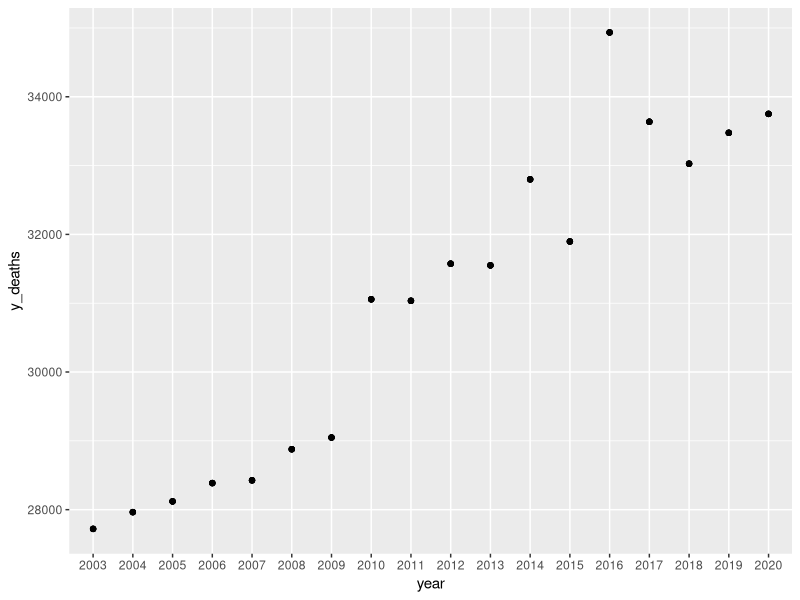
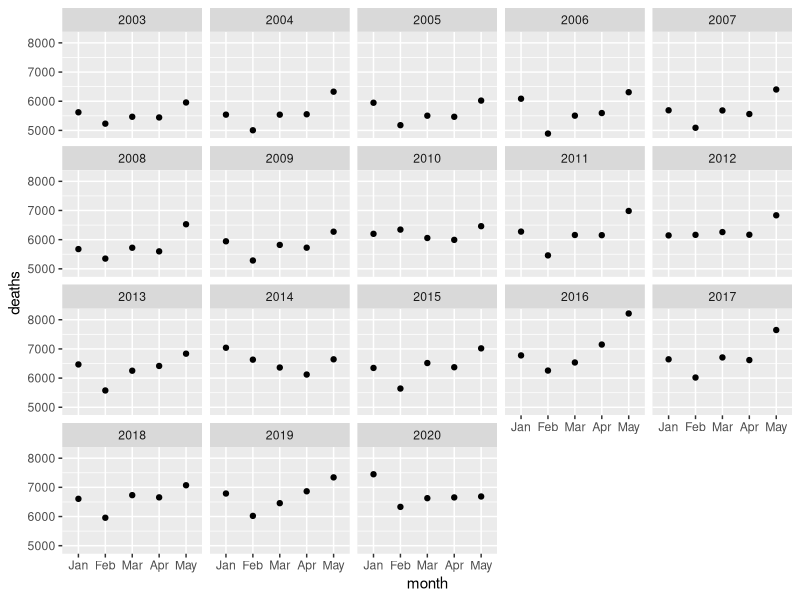
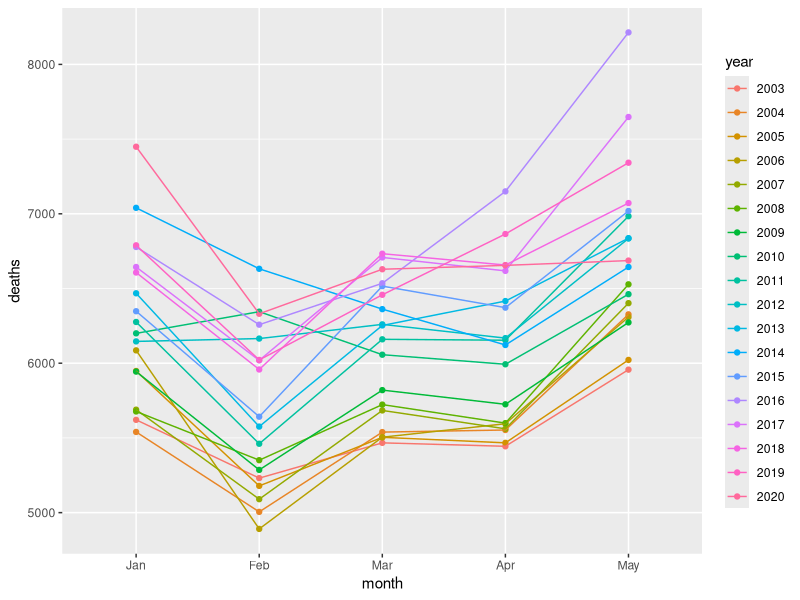
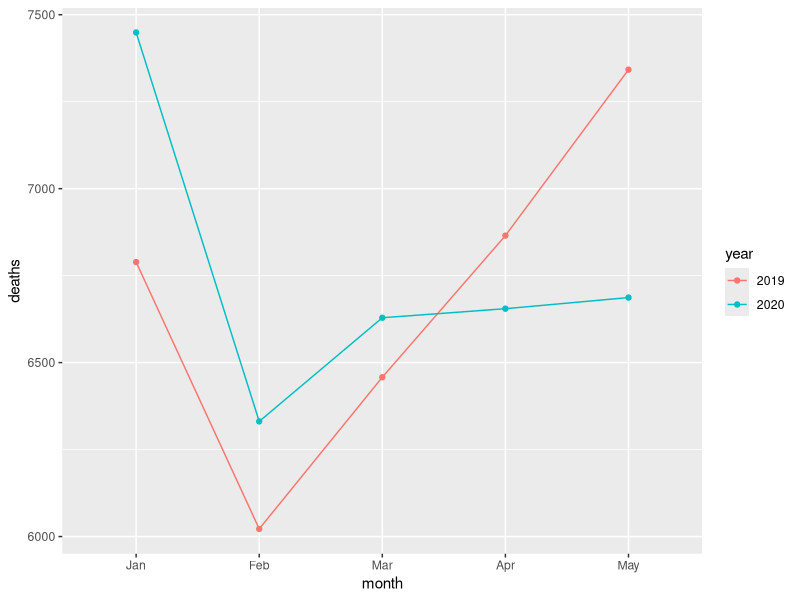
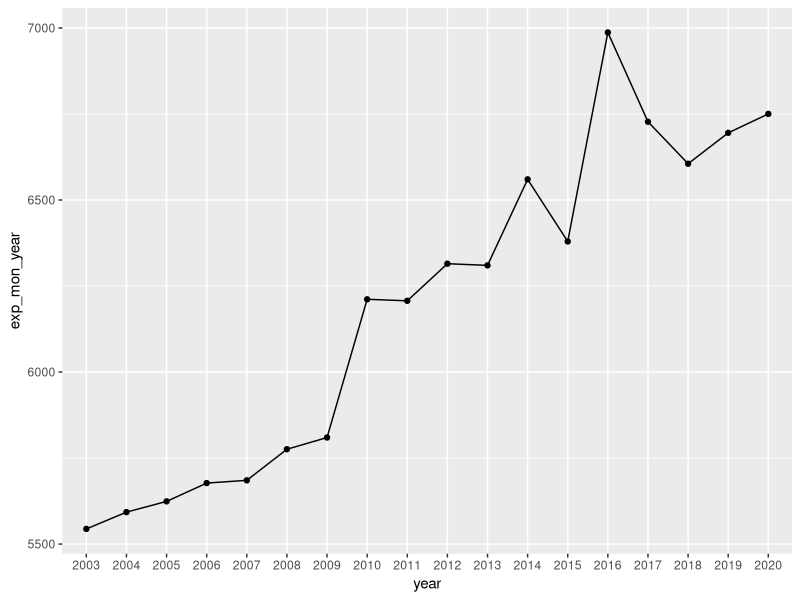
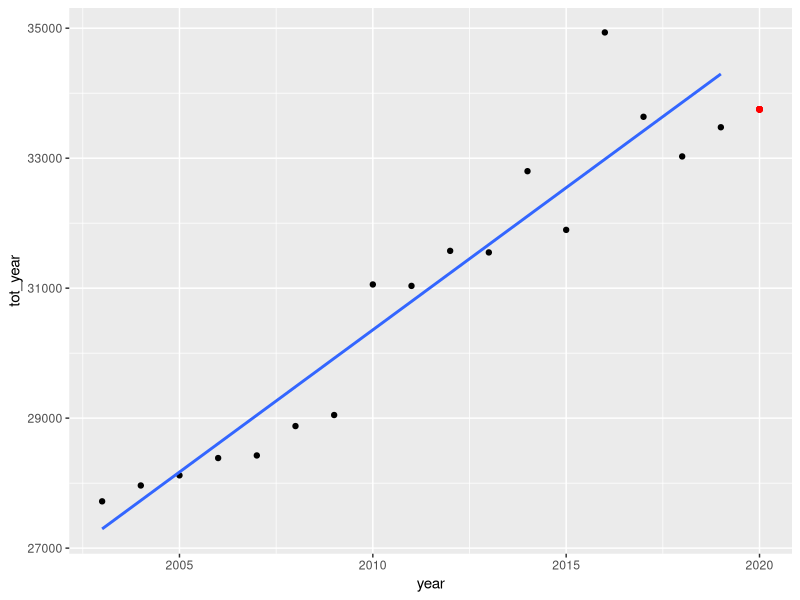
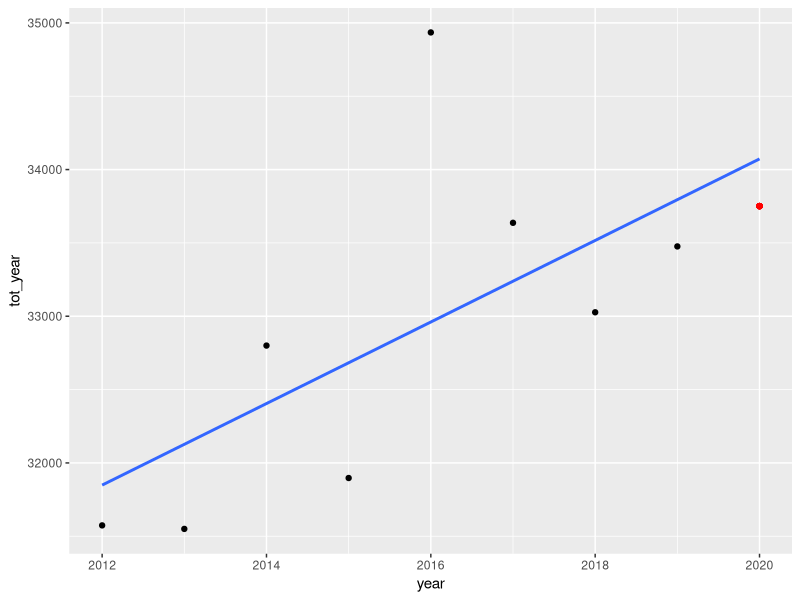

Here is the R script that generated these plots, in order:
## ---- chunk 1
knitr::opts_chunk$set(echo = FALSE)
library(tidyverse)
library(RColorBrewer)
RS <- read_csv("obitos_RS.csv", 
  col_types = cols(
    year = col_factor(),
    month = col_factor(),
    deaths = col_number()
  )
)
## ---- chunk 2
RS_sum <- RS %>% 
  group_by(year) %>% mutate(y_deaths = sum(deaths))

ggplot(RS_sum)+
  geom_point(aes(x=year,y=y_deaths))
## ---- chunk 3
ggplot(data = RS) + 
  geom_point(mapping = aes(x = month, y = deaths)) + 
  facet_wrap(~ year)
## ---- chunk 4
#RS %>% filter(year != "2020") %>% 
ggplot(RS)+
  geom_point(aes(x=month, y=deaths, color=year))+
  geom_line(aes(x=month, y=deaths, group=year, color=year))
## ---- chunk 5
RS %>% filter(year %in% c("2019", "2020")) %>% 
ggplot()+
  geom_point(aes(x=month, y=deaths, color=year))+
  geom_line(aes(x=month, y=deaths, group=year, color=year))
## ---- chunk 6
RS %>% filter(year %in% c("2019","2020")) %>% 
  pivot_wider(names_from = year, values_from = deaths)
## ---- chunk 7
#Here we have the mean number of deaths per year for the five months under consideration
(exp_RS <- RS %>% group_by(year) %>% summarize(exp_mon_year=mean(deaths)))

ggplot(data=exp_RS)+
  geom_point(aes(x=year, y=exp_mon_year))+
  geom_line(aes(x=year, y=exp_mon_year, group=FALSE))
## ---- chunk 8
exp_RS %>% filter(year!="2020") %>%  
  summarize(exp_dea2020 = mean(exp_mon_year))
## ---- chunk 9
#Primeiro criamos uma tabela do numero de mortes por ano de 2003 a 2019
RS_years <- RS %>% group_by(year) %>% 
  summarize(tot_year=sum(deaths)) %>% 
  filter(year!="2020") %>% 
  mutate(year = as.numeric(as.character(year)))
## ---- chunk 10

#Aqui obtemos os valores do ponto em que x = 0 e a inclinacao da reta.
lm(tot_year ~ year, data = RS_years)

#Plot da regressão em ggplot2
ggplot(RS_years, aes(x=year, y=tot_year)) + 
  geom_point()+
  geom_smooth(method=lm, se=FALSE)+
  geom_point(aes(x=2020, y=33751), colour="red")
## ---- chunk 11
#Criando o novo dataset 
RS_newyears <- RS %>% group_by(year) %>% 
  summarize(tot_year=sum(deaths)) %>% 
  mutate(year = as.numeric(as.character(year))) %>% 
  filter(year!=2003:2011)

#Regressão
#Aqui obtemos os valores do ponto em que x = 0 e a inclinacao da reta.
lm(tot_year ~ year, data = RS_newyears)

#Plot da regressão em ggplot2
ggplot(RS_newyears, aes(x=year, y=tot_year)) + 
  geom_point()+
  geom_smooth(method=lm, se=FALSE)+
  geom_point(aes(x=2020, y=33751), colour="red")
